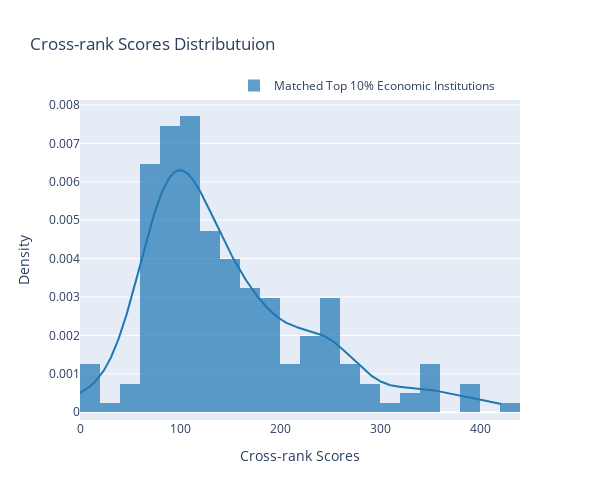

Source (notebook cell):
### Code cell
# plot the distribution
fig = ff.create_distplot([df_univ_rank["crscore"]], 
                         ["Matched Top 10% Economic Institutions"],
                         bin_size=20,
                         show_rug = False
                         )

fig.update_layout(title_text = "Cross-rank Scores Distributuion",
                  xaxis_title = "Cross-rank Scores",
                  yaxis_title = "Density",
#                 template = "plotly_dark",
                  width = 600,
                  height = 500,
                  legend=dict(
                    yanchor="bottom",
                    y=1.00,
                    xanchor="left",
                    x=0.35
                    )
                  )
fig.show()

### Figure 1 — Plotly figure (JSON) as saved in the notebook; plotly's stock layout.template omitted (floating-point values rounded to 4 significant figures; data arrays with more than 128 entries replaced by an {"elided": "..."} marker saying what was removed)
{"data": [{"autobinx": false, "histnorm": "probability density", "legendgroup": "Matched Top 10% Economic Institutions", "marker": {"color": "rgb(31, 119, 180)"}, "name": "Matched Top 10% Economic Institutions", "opacity": 0.7, "type": "histogram", "x": {"elided": "201 float values"}, "xaxis": "x", "xbins": {"end": 422, "size": 20, "start": 0}, "yaxis": "y"}, {"legendgroup": "Matched Top 10% Economic Institutions", "marker": {"color": "rgb(31, 119, 180)"}, "mode": "lines", "name": "Matched Top 10% Economic Institutions", "showlegend": false, "type": "scatter", "x": {"elided": "500 float values"}, "xaxis": "x", "y": {"elided": "500 float values"}, "yaxis": "y"}], "layout": {"barmode": "overlay", "height": 500, "hovermode": "closest", "legend": {"traceorder": "reversed", "x": 0.35, "xanchor": "left", "y": 1, "yanchor": "bottom"}, "title": {"text": "Cross-rank Scores Distributuion"}, "width": 600, "xaxis": {"anchor": "y2", "domain": [0, 1], "title": {"text": "Cross-rank Scores"}, "zeroline": false}, "yaxis": {"anchor": "free", "domain": [0, 1], "position": 0, "title": {"text": "Density"}}}}
